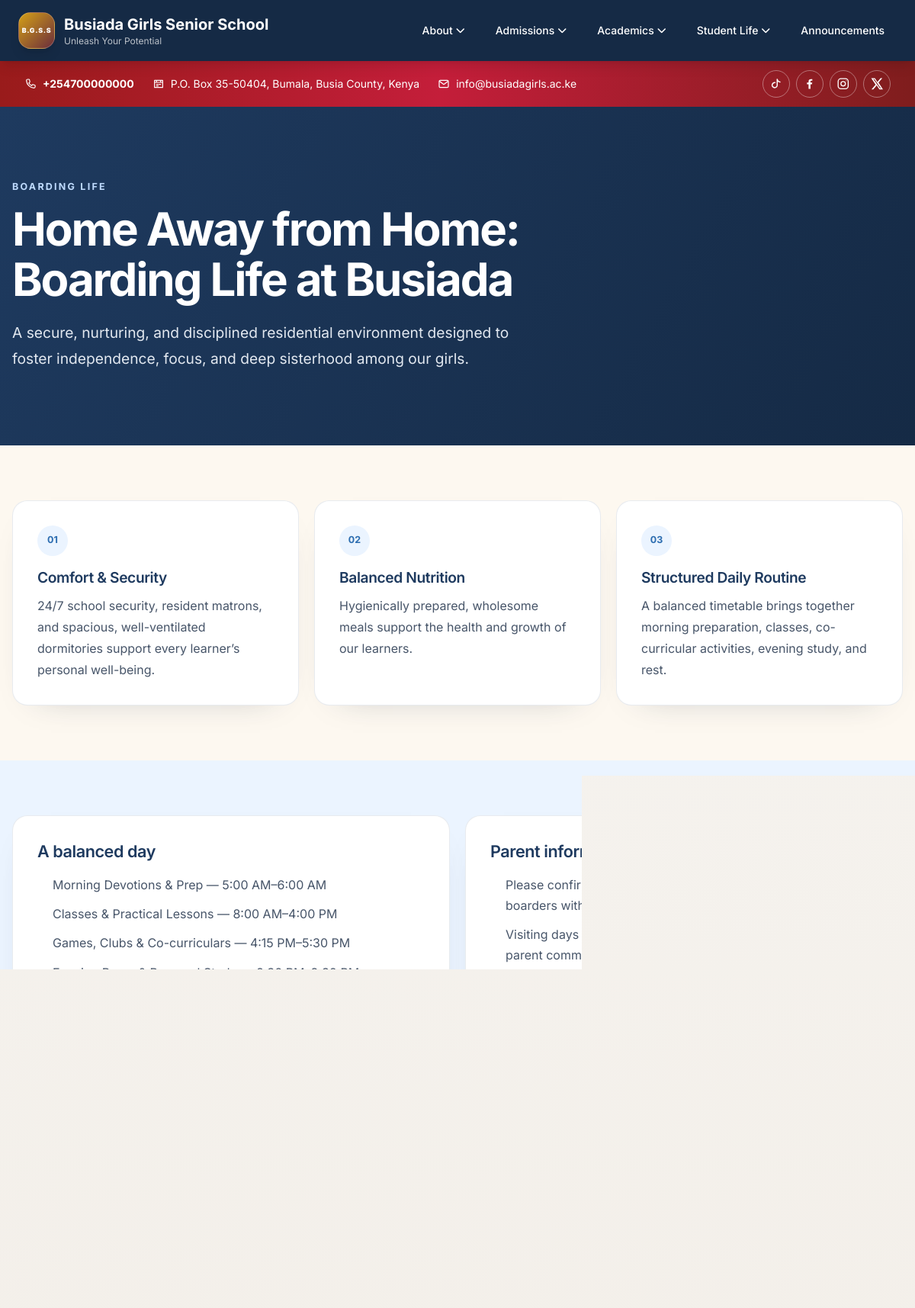
Screenshot of /boarding/ with the database file from the repository.
### boarding/models.py (models this page shows, shortened)
class SiteSettings(models.Model):
    site_name = models.CharField(max_length=200, default='Busiada Girls Senior School')
    tagline = models.CharField(max_length=255, blank=True, default='Unleash Your Potential')
    phone_number = models.CharField(
        max_length=30,
        blank=True,
        default='+254700000000',
        help_text='School phone number shown in the red contact ribbon. Include the country code for click-to-call.',
    )
    logo = models.ImageField(
        upload_to='branding/',
        blank=True,
        null=True,
        validators=[validate_logo_file_size],
        help_text='Upload a square logo (PNG/SVG) max 2MB into media/branding/'
    )
    principal_name = models.CharField(max_length=200, blank=True, default='Principal Name', help_text='Full name of the principal')
    principal_title = models.CharField(max_length=100, blank=True, default='Principal', help_text='Principal title or position')
    principal_message = models.TextField(blank=True, default='', help_text='Rich text content for the principal message section')
    principal_image = models.ImageField(
        upload_to='principals/',
        blank=True,
        null=True,
        validators=[validate_image_file_size],
        help_text='Upload a principal portrait image (max 5MB, recommended 600x800 px)'
    )
    class Meta:
        verbose_name = 'Site settings'
        verbose_name_plural = 'Site settings'

class GalleryCategory(models.Model):
    name = models.CharField(max_length=100, unique=True)
    slug = models.SlugField(max_length=100, unique=True)
    order = models.PositiveIntegerField(default=0)
    class Meta:
        ordering = ['order', 'name']
        verbose_name = 'gallery category'
        verbose_name_plural = 'gallery categories'

### boarding/views.py (the view)
# urls.py: path('boarding/', views.boarding_page, name='boarding'),
def boarding_page(request):
    return _render_student_life_page(request, 'boarding')

### boarding/context_processors.py (called while the page is built)
def site_settings(request):
    try:
        settings = SiteSettings.objects.first()
        if settings:
            settings.principal_image_url = safe_file_url(getattr(settings, 'principal_image', None))
            settings.logo_url = safe_file_url(getattr(settings, 'logo', None))
            settings.phone_number_href = ''.join(
                character for character in settings.phone_number
                if character.isdigit() or character == '+'
            )
    except Exception:
        settings = None
    return {'site_settings': settings}

### boarding/views.py (called while the page is built, shortened)
def _safe_file_url(field_file):
    return safe_file_url(field_file)

def _page_gallery_items(page, include_featured):
    items = []
    if not page:
        return items
    try:
        page_images = getattr(page, 'images', None)
        image_queryset = page_images.select_related('category') if page_images is not None else []
    except Exception:
        pass
    return items

def _render_student_life_page(request, slug):
    page_data = STUDENT_LIFE_PAGES[slug]
    page, _created = SitePage.objects.get_or_create(
        slug=slug,
        defaults={
            'title': page_data['title'],
            'category': page_data['category'],
            'content': '',
            'status': 'published',
        },
    )
    page = SitePage.objects.prefetch_related('images', 'videos', 'documents').get(pk=page.pk)
    video_items = []
    document_items = []
    return render(request, 'boarding/student_life_page.html', {
        'page': page,
        'student_life': page_data,
        'featured_image_url': _safe_file_url(page.featured_image),
        'gallery_items': _page_gallery_items(page, include_featured=False),
        'video_items': video_items,
        'document_items': document_items,
    })

### templates/boarding/student_life_page.html (shortened to what this page needs)
{% extends 'boarding/base.html' %}
{% block content %}
<main class="student-life-page">
  <section class="student-life-hero">
    <div class="student-life-container student-life-hero-grid">
      <div>
        <p class="student-life-eyebrow">{{ student_life.category }}</p>
        <h1>{{ student_life.title }}</h1>
        <p class="student-life-intro">{{ student_life.intro }}</p>
      </div>
    </div>
  </section>
  <section class="student-life-section student-life-section-cream">
    <div class="student-life-container">
      <div class="student-life-card-grid">
        {% for card in student_life.cards %}
        <article class="student-life-card">
          <span class="student-life-card-mark" aria-hidden="true">{{ forloop.counter|stringformat:"02d" }}</span>
          <h2>{{ card.title }}</h2>
          <p>{{ card.body }}</p>
        </article>
        {% endfor %}
      </div>
    </div>
  </section>
  {% if student_life.sections %}
  <section class="student-life-section student-life-section-blue">
    <div class="student-life-container student-life-detail-grid">
      {% for section in student_life.sections %}
      <article class="student-life-detail-card">
        <h2>{{ section.title }}</h2>
        {% if section.items %}
        <ul>
          {% for item in section.items %}<li>{{ item }}</li>{% endfor %}
        </ul>
        {% endif %}
      </article>
      {% endfor %}
    </div>
  </section>
  {% endif %}
  {% if page.content %}
  <section class="student-life-section student-life-section-neutral">
    <div class="student-life-container student-life-admin-content">{{ page.content|safe }}</div>
  </section>
  {% endif %}
</main>
{% endblock %}

### templates/boarding/base.html (shortened to what this page needs)
<!DOCTYPE html>
<html lang="en">
<head>
    <script src="https://cdn.tailwindcss.com"></script>
   <link rel="stylesheet" href="https://cdnjs.cloudflare.com/ajax/libs/font-awesome/6.5.2/css/all.min.css">
   <link rel="stylesheet" href="https://cdnjs.cloudflare.com/ajax/libs/bootstrap-icons/1.11.3/font/bootstrap-icons.min.css">
</head>
<body class="bg-sky-50 text-zinc-900">
    <nav class="site-nav bg-[#152A45] text-white fixed top-0 z-50 shadow-lg">
        <div class="nav-shell mx-auto px-3 sm:px-6">
            <div class="flex items-center justify-between gap-3 py-3 sm:py-4 min-h-[4rem]">
                <a href="{% url 'home' %}" class="brand-wrap flex items-center gap-3 hover:scale-[1.02] transition-transform">
                    <div class="flex h-11 w-11 flex-shrink-0 items-center justify-center whitespace-nowrap rounded-2xl border border-white/20 bg-gradient-to-br from-[#D4A017] to-[#6B2D3C] text-[0.55rem] font-black leading-none tracking-[0.08em] text-white shadow-lg shadow-black/10 md:h-12 md:w-12">B.G.S.S</div>
                    <div class="min-w-0">
                        <span class="brand-title font-bold text-sm sm:text-base md:text-xl">Busiada Girls Senior School</span>
                        <span class="brand-subtitle block text-xs text-white/70">Unleash Your Potential</span>
                    </div>
                </a>
                <div class="hidden lg:flex items-center gap-x-2 text-sm font-medium">
                    <div class="desktop-nav-item relative group">
                        <button type="button" class="nav-dropdown-trigger px-4 py-2 hover:bg-[#4A90C8] rounded-xl flex items-center gap-1 transition-all" data-dropdown-target="about-menu" aria-expanded="false" aria-controls="about-menu">About <i class="fa-solid fa-chevron-down text-xs"></i></button>
                    </div>
                    <div class="desktop-nav-item relative group">
                        <button type="button" class="nav-dropdown-trigger px-4 py-2 hover:bg-[#4A90C8] rounded-xl flex items-center gap-1 transition-all" data-dropdown-target="admissions-menu" aria-expanded="false" aria-controls="admissions-menu">Admissions <i class="fa-solid fa-chevron-down text-xs"></i></button>
                    </div>
                    <div class="desktop-nav-item relative group">
                        <button type="button" class="nav-dropdown-trigger px-4 py-2 hover:bg-[#4A90C8] rounded-xl flex items-center gap-1 transition-all" data-dropdown-target="academics-menu" aria-expanded="false" aria-controls="academics-menu">Academics <i class="fa-solid fa-chevron-down text-xs"></i></button>
                    </div>
                    <div class="desktop-nav-item relative group">
                        <button type="button" class="nav-dropdown-trigger px-4 py-2 hover:bg-[#4A90C8] rounded-xl flex items-center gap-1 transition-all" data-dropdown-target="student-life-menu" aria-expanded="false" aria-controls="student-life-menu">Student Life <i class="fa-solid fa-chevron-down text-xs"></i></button>
                    </div>
                    <a href="{% url 'announcements' %}" class="desktop-nav-item px-4 py-2 hover:bg-[#4A90C8] rounded-xl transition-all">Announcements</a>
                </div>
            </div>
        </div>
    </nav>
    <section class="site-utility-bar text-white" aria-label="School contact information and social media">
        <div class="utility-bar-inner mx-auto flex max-w-7xl flex-wrap items-center justify-between gap-x-6 gap-y-3 px-4 py-3 text-sm sm:px-6 lg:px-8">
            <div class="flex flex-wrap items-center gap-x-6 gap-y-2">
                {% if site_settings.phone_number %}
                <a href="tel:{{ site_settings.phone_number_href }}" class="utility-phone-link" aria-label="Call the school at {{ site_settings.phone_number }}">
                    <span>{{ site_settings.phone_number }}</span>
                </a>
                {% endif %}
                <span class="hidden items-center gap-2 md:inline-flex">
                    <svg class="h-4 w-4 shrink-0" viewBox="0 0 24 24" fill="none" stroke="currentColor" stroke-width="1.8" aria-hidden="true"><path stroke-linecap="round" stroke-linejoin="round" d="M4 5h16v14H4zM4 9h16M8 5v4m8-4v4M8 13h3m2 0h3M8 16h3"/></svg>
                    <span>P.O. Box 35-50404, Bumala, Busia County, Kenya</span>
                </span>
                <a href="mailto:info@busiadagirls.ac.ke" class="hidden items-center gap-2 transition hover:text-white/80 md:inline-flex">
                    <svg class="h-4 w-4 shrink-0" viewBox="0 0 24 24" fill="none" stroke="currentColor" stroke-width="1.8" aria-hidden="true"><rect x="3" y="5" width="18" height="14" rx="2"/><path stroke-linecap="round" stroke-linejoin="round" d="m4 7 8 6 8-6"/></svg>
                    <span>info@busiadagirls.ac.ke</span>
                </a>
            </div>
            <div class="flex items-center gap-2" aria-label="Social media">
                <a href="https://www.tiktok.com/" target="_blank" rel="noopener noreferrer" aria-label="TikTok" class="utility-social-link">
                    <svg viewBox="0 0 24 24" fill="none" stroke="currentColor" stroke-width="2" aria-hidden="true"><path stroke-linecap="round" stroke-linejoin="round" d="M14 4v10.5a4.5 4.5 0 1 1-4-4.47M14 4c.6 3.1 2.4 4.8 5 5"/></svg>
                </a>
                <a href="https://www.facebook.com/" target="_blank" rel="noopener noreferrer" aria-label="Facebook" class="utility-social-link">
                    <svg viewBox="0 0 24 24" fill="currentColor" aria-hidden="true"><path d="M13.5 21v-8h2.7l.4-3h-3.1V8.1c0-.9.3-1.5 1.6-1.5h1.7V3.9c-.3 0-1.3-.1-2.5-.1-2.5 0-4.2 1.5-4.2 4.3V10H7.3v3h2.8v8h3.4Z"/></svg>
                </a>
                <a href="https://www.instagram.com/" target="_blank" rel="noopener noreferrer" aria-label="Instagram" class="utility-social-link">
                    <svg viewBox="0 0 24 24" fill="none" stroke="currentColor" stroke-width="1.8" aria-hidden="true"><rect x="3" y="3" width="18" height="18" rx="5"/><circle cx="12" cy="12" r="4"/><circle cx="17.5" cy="6.5" r=".8" fill="currentColor" stroke="none"/></svg>
                </a>
                <a href="https://x.com/" target="_blank" rel="noopener noreferrer" aria-label="X" class="utility-social-link">
                    <svg viewBox="0 0 24 24" fill="currentColor" aria-hidden="true"><path d="M18.9 2H22l-6.8 7.8L23.2 22h-6.3L12 14.9 5.8 22H2.7l7.3-8.4L2.2 2h6.5l4.5 6.7L18.9 2Zm-1.1 18h1.7L7.7 3.9H5.9L17.8 20Z"/></svg>
                </a>
            </div>
        </div>
    </section>
    <main class="site-main w-full overflow-x-hidden">
            {% block content %}{% endblock %}
    </main>
</body>
</html>

### templates/boarding/base.html (style rules this page uses)
*, *::before, *::after { box-sizing: border-box; }
html { scroll-behavior: smooth; background: rgba(10, 37, 64, 0.04); overflow-x: hidden; overflow-y: overlay; -ms-overflow-style: none; scrollbar-width: none; }
body { background: linear-gradient(180deg, #F7F5F2 0%, #f3efe9 100%); color: #1A2A44; font-family: 'Inter', 'Segoe UI', Roboto, Arial, sans-serif; line-height: 1.7; min-height: 100vh; overflow-x: hidden; overflow-y: overlay; -ms-overflow-style: none; scrollbar-width: none; padding-top: 5rem; color-scheme: light; }
:root { --navy: #1E3A5F; --navy-dark: #152A45; --blue: #2B6CB0; --cream: #F8F1E3; --cream-light: #FDF8F0; --sky: #EBF4FF; --soft-gray: #F1F5F9; --text-dark: #1E293B; --text-muted: #475569; --spacing: 1rem; --container-3xs: 16rem; --container-2xs: 18rem; --container-xs: 20rem; --container-sm: 24rem; --container-md: 28rem; --container-lg: 32rem; --container-xl: 36rem; --container-2xl: 42rem; --container-3xl: 48rem; --container-4xl: 56rem; --container-5xl: 64rem; --container-6xl: 72rem; --container-7xl: 80rem; --primary-blue: #1E3A5F; --secondary-sky: #4A90C8; --accent-red: #C41E3A; --dark-accent: #6B2D3C; --background: #F7F5F2; --surface: #FFFFFF; --text-primary: #1A2A44; --text-secondary: #5A6A7A; --logo-gold: #D4A017; }
.w-4 { width: calc(var(--spacing) * 4); }
.w-full { width: 100%; }
i.bi, i[class*="fa-"] { display: inline-flex; align-items: center; justify-content: center; line-height: 1; font-style: normal; vertical-align: -0.125em; -webkit-font-smoothing: antialiased; -moz-osx-font-smoothing: grayscale; text-rendering: optimizeLegibility; }
.site-nav { position: sticky; top: 0; left: 0; width: 100%; z-index: 1000; }
.site-utility-bar { position: fixed; top: var(--site-nav-height, 5rem); left: 0; z-index: 40; width: 100%; background: linear-gradient(90deg, #991b1b 0%, #C41E3A 48%, #7f1d1d 100%); color: #ffffff; font-family: 'Inter', 'Segoe UI', Roboto, Arial, sans-serif; }
.site-main { margin-top: 3.75rem; }
.utility-phone-link { display: inline-flex; align-items: center; gap: .5rem; color: #fff; font-weight: 700; text-decoration: none; white-space: nowrap; }
.utility-social-link { display: inline-flex; width: 2.25rem; height: 2.25rem; align-items: center; justify-content: center; border: 1px solid rgba(255, 255, 255, 0.38); border-radius: 9999px; color: #ffffff; transition: background-color .2s ease, transform .2s ease; }
.utility-social-link svg { width: 1.1rem; height: 1.1rem; }
.text-xs { font-size: 0.78rem; }
.text-sm { font-size: 0.9rem; }
h1, h2, h3, h4, h5, h6 { font-family: 'Inter', 'Segoe UI', Roboto, Arial, sans-serif; color: #0f172a; line-height: 1.2; letter-spacing: -0.02em; margin-bottom: 0.75rem; }
h1 { font-size: clamp(2rem, 3.2vw, 3rem); font-weight: 800; }
h2 { font-size: clamp(1.45rem, 2.2vw, 1.95rem); font-weight: 700; }
p { margin-bottom: 0.8rem; }
.nav-shell { width: 100%; max-width: 100%; }
.site-nav { position: fixed; top: 0; left: 0; z-index: 1000; backdrop-filter: blur(8px); width: 100%; display: block; will-change: transform; }
body > .site-nav { position: fixed; top: 0; left: 0; width: 100%; }
.brand-wrap { min-width: 0; flex: 1 1 auto; }
.brand-title { display: block; line-height: 1.15; word-break: break-word; }
.brand-subtitle { display: block; }
.site-nav .desktop-nav-item { position: relative; }
.panel-card, .content-card, .nav-dropdown-trigger, .mobile-nav-toggle, .dropdown-link, .footer-icon { transition: transform .25s ease, box-shadow .25s ease, background-color .25s ease, border-color .25s ease; }

### rows the page displays
SiteSettings: phone_number "+254700000000"
GalleryCategory: category "BOARDING LIFE"

### other values shown
{{ student_life.title }} "Home Away from Home: Boarding Life at Busiada"
{{ student_life.intro }} "A secure, nurturing, and disciplined residential environment designed to foster independence, focus, and deep sisterhood among our girls."
{{ card.title }} "Comfort & Security" "Balanced Nutrition" "Structured Daily Routine"
{{ card.body }} "24/7 school security, resident matrons, and spacious, well-ventilated dormitories support every learner’s personal well-being." "Hygienically prepared, wholesome meals support the health and growth of our learners." "A balanced timetable brings together morning preparation, classes, co-curricular activities, evening study, and rest."
{{ section.title }} "A balanced day" "Parent information"
{{ item }} "Morning Devotions & Prep — 5:00 AM–6:00 AM" "Classes & Practical Lessons — 8:00 AM–4:00 PM" "Games, Clubs & Co-curriculars — 4:15 PM–5:30 PM" "Evening Preps & Personal Study — 6:30 PM–9:30 PM" "Please confirm the essential personal items required for boarders with the school before opening day." "Visiting days and weekend exeats follow the school’s current parent communication and approval policy."
